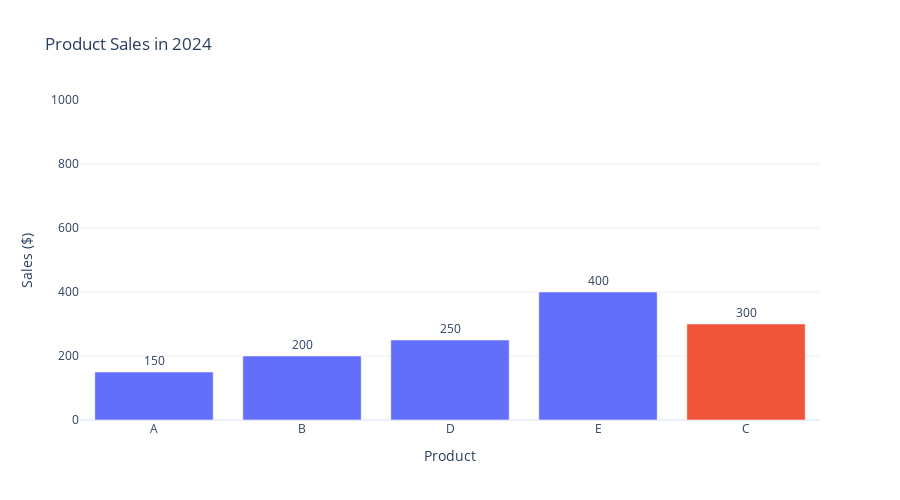

This figure's notebook cell:
### Markdown cell above
With our bar chart initiated we will now make some adjustments to the layout of the chart. To make modifications to the chart we simply call the variable where we stored the chart and plotly function to apply customizations. We will use three functions to start out with;
* `update_traces()` this is method used to modify the properties of one or more traces within a chart. It provides a way to efficiently update various visual aspects or data-related attributes of traces without recreating the entire chart. Here is detailed information of the various paramentes that can be modified with this function. https://plotly.com/python-api-reference/generated/plotly.graph_objects.Bar.html
* `update_layout()` this method that may be used to update multiple nested properties of a chart's layout. Below we udpate the background color, yaxis title, and xaxis title. More information on the parameters can be found here https://plotly.com/python/reference/layout/
* `update_yaxis()` this method is used to make granular adjustments to the y axis. See here for more details https://plotly.com/python/reference/layout/yaxis/.

### Code cell
fig.update_traces(textposition = 'outside', hovertemplate="Product %{x}: %{y}",showlegend=False)
fig.update_layout(template = "plotly_white", yaxis_title = "Sales ($)", xaxis_title="Product")
fig.update_yaxes(range=[0,1000])

### Figure 1 — Plotly figure (JSON) as saved in the notebook; plotly's stock layout.template omitted (floating-point values rounded to 4 significant figures)
{"data": [{"hovertemplate": "Product %{x}: %{y}", "legendgroup": "lightslategray", "marker": {"color": "#636efa", "pattern": {"shape": ""}}, "name": "lightslategray", "orientation": "v", "showlegend": false, "text": [150.0, 200.0, 250.0, 400.0], "textposition": "outside", "type": "bar", "x": ["A", "B", "D", "E"], "xaxis": "x", "y": [150, 200, 250, 400], "yaxis": "y"}, {"hovertemplate": "Product %{x}: %{y}", "legendgroup": "crimson", "marker": {"color": "#EF553B", "pattern": {"shape": ""}}, "name": "crimson", "orientation": "v", "showlegend": false, "text": [300.0], "textposition": "outside", "type": "bar", "x": ["C"], "xaxis": "x", "y": [300], "yaxis": "y"}], "layout": {"barmode": "relative", "height": 500, "legend": {"title": {"text": "color"}, "tracegroupgap": 0}, "title": {"text": "Product Sales in 2024"}, "width": 900, "xaxis": {"anchor": "y", "domain": [0, 1], "title": {"text": "Product"}}, "yaxis": {"anchor": "x", "domain": [0, 1], "range": [0, 1000], "title": {"text": "Sales ($)"}}}}
